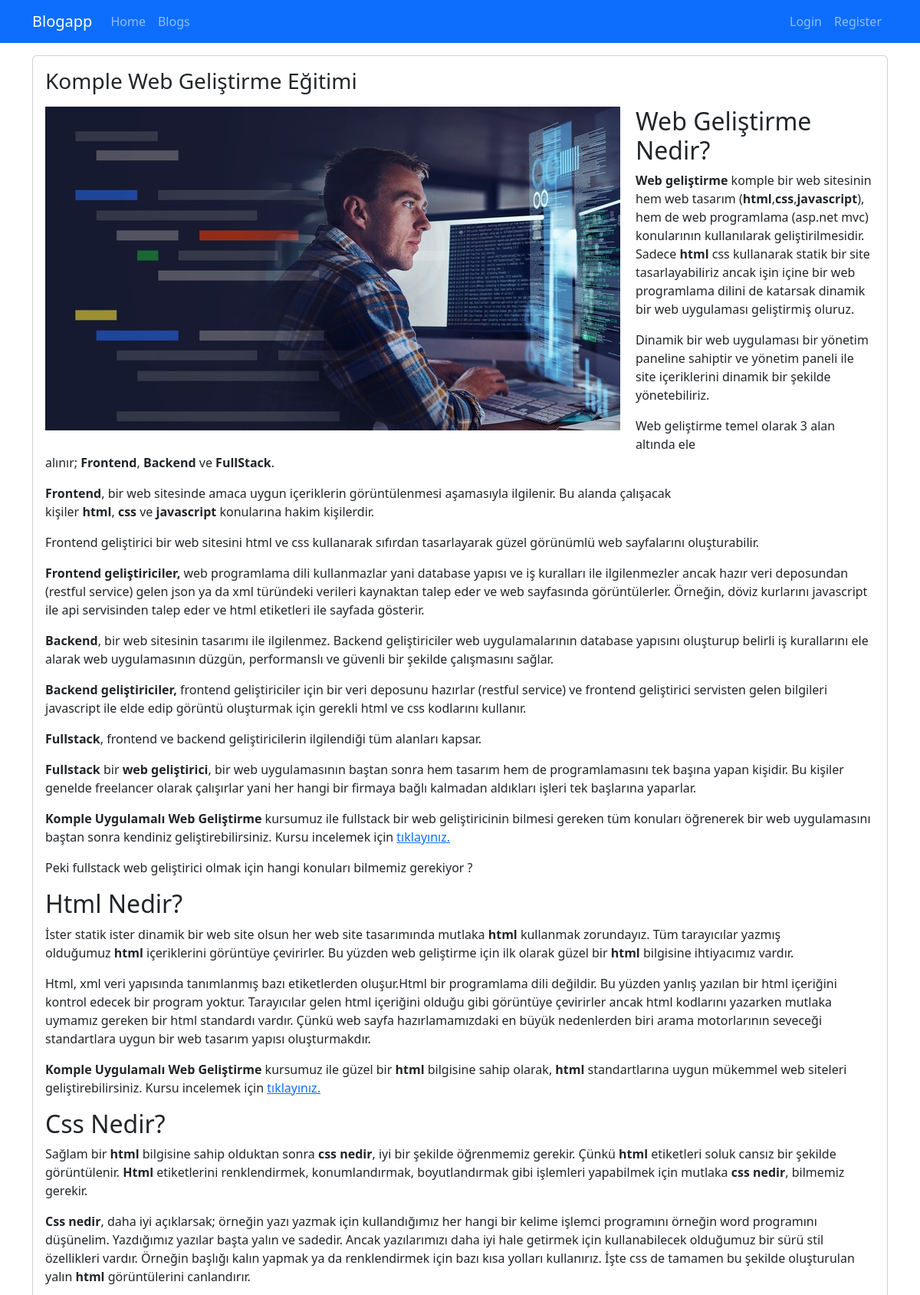
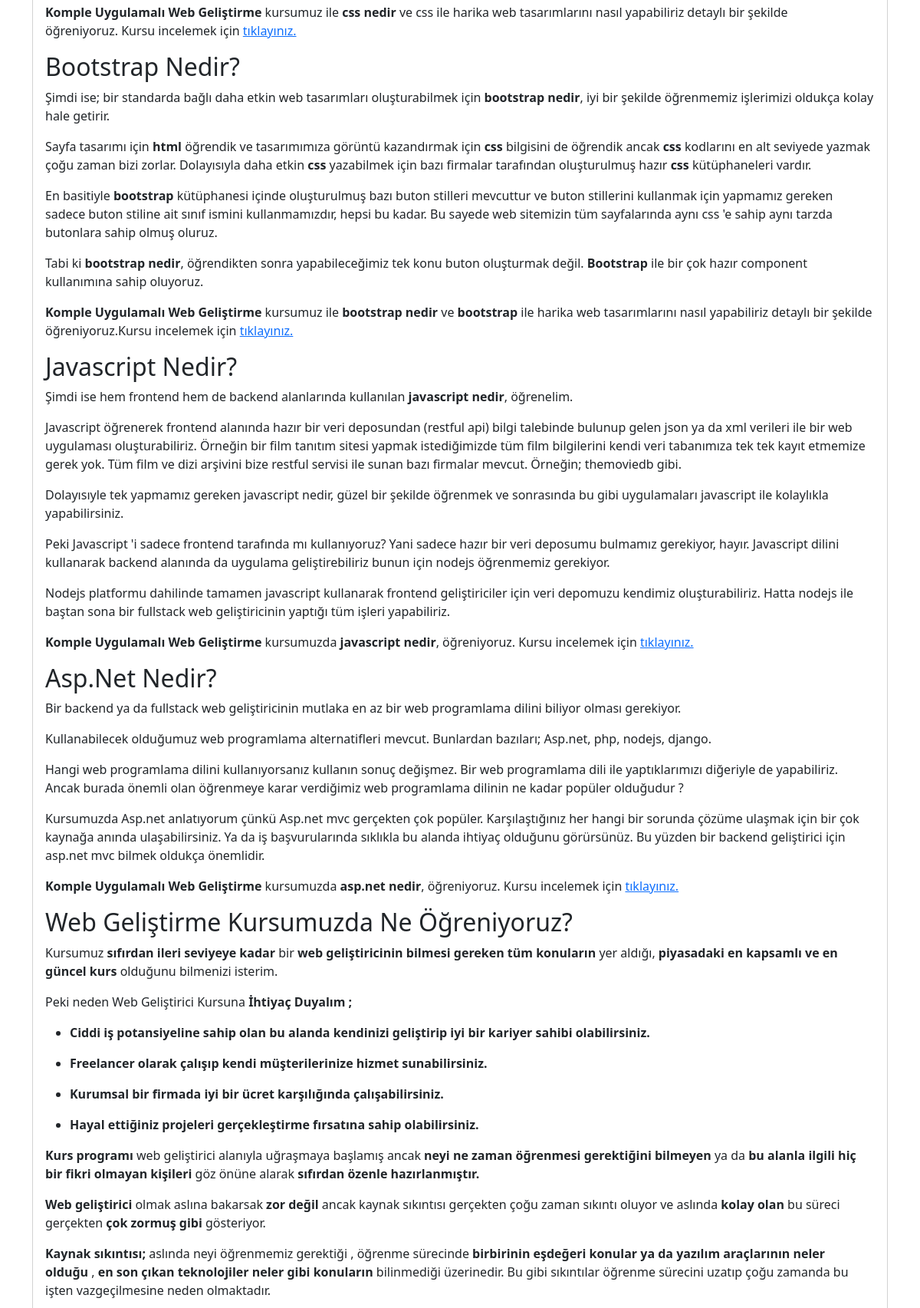
Page /blogs/komple-web-gelistirme-egitimi (upper part) on the committed database (2 pictures, top to bottom).
### blog/models.py (models this page shows, shortened)
class Blog(models.Model):
    title = models.CharField(max_length=200)
    image = models.ImageField(upload_to="blogs")
    description = RichTextField()
    is_active = models.BooleanField(default=False)
    is_home = models.BooleanField(default=False)
    slug = models.SlugField(null=False, blank=True, unique=True, db_index=True, editable=False)
    categories = models.ManyToManyField(Category, blank=True)

### blog/views.py (the view)
# urls.py: path("blogs/<slug:slug>", views.blog_details, name="blog_details"),
def blog_details(request, slug):
    blog = Blog.objects.get(slug=slug)
    return render(request,"blog/blog-details.html", {
        "blog": blog
    })

### blog/templates/blog/blog-details.html (shortened to what this page needs)
{% extends 'base.html' %}
{% load static %}
{% block content %}
    <div class="container mt-3">
        <div class="row">
            <div class="col-12">
               <div class="card mb-3">
                    <div class="row">
                        <div class="col-md-12">
                            <div class="card-body">
                                <h1 class="card-title h3 mb-3">
                                    {{ blog.title|title }}
                                </h1>
                                <img src="{{ blog.image.url }}" alt="" class="img-fluid" style="float:left; margin-right:20px; margin-bottom:20px;">
                                <p class="card-text">{{ blog.description|safe }}</p>
                            </div>
                        </div>
                    </div>
                </div>
            </div>
        </div>
    </div>
{% endblock  %}

### rows in the picture
Blog: title "Komple Web Geliştirme Eğitimi", image (picture), description "Web Geliştirme Nedir? Web geliştirme komple bir web sitesinin hem web tasarım ( html , css , javascript ), hem de web programlama (asp.net mvc) konularının kullanılarak geliştirilmesidir. Sadece html css kullanarak statik bir site tasarlayabiliriz ancak işin içine bir web programlama dilini de katarsak dinamik bir web uygulaması geliştirmiş oluruz. Dinamik bir web uygulaması bir yönetim paneline sahiptir ve yönetim paneli ile site içeriklerini dinamik bir şekilde yönetebiliriz. Web geliştirme temel olarak 3 alan altında ele alınır; Frontend , Backend ve FullStack . Frontend , bir web sitesinde amaca uygun içeriklerin görüntülenmesi aşamasıyla ilgilenir. Bu alanda çalışacak kişiler html ,…"
